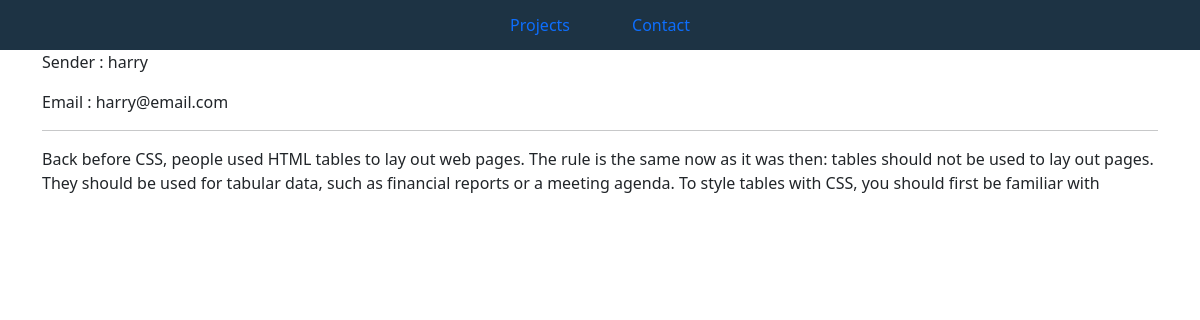
The app's page /message/7f21a07cb8c74b5a9a7a54d26485c571/ with its own data.
### base/models.py (models this page shows, shortened)
class Message(models.Model):
    name = models.CharField(max_length=200, null = True)
    email = models.CharField(max_length=200, null = True)
    subject = models.CharField(max_length=200, null = True)
    body = models.TextField()
    is_read = models.BooleanField(default  =False)
    created = models.DateTimeField(auto_now_add= True)
    id = models.UUIDField(default = uuid.uuid4,
                          unique = True,
                          primary_key  = True,
                          editable = False)

### base/views.py (the view)
# urls.py: path('message/<str:pk>/', views.messagePage, name="message"),
def messagePage(request, pk):
    message = Message.objects.get(id = pk)
    message.is_read = True # this will set the message read to true once the link is selected.
    message.save() # saving the above true condition
    context = { 'message' : message
    }
    return render (request, 'base/message.html', context)

### base/templates/base/message.html
{% extends 'base/main.html' %}
{% load static %}
{% block  content %}
<div class = "container">
    <p> Sender : {{message.name}}</p>
    <p> Email : {{message.email}}</p>
    <hr>
    <p> {{message.body}}</p>
</div>
{% endblock %}

### static/styles/main.css (style rules this page uses)
body { background-color:#808080 ; }

### records on screen
Message: name "harry", email "harry@email.com", body "Back before CSS, people used HTML tables to lay out web pages. The rule is the same now as it was then: tables should not be used to lay out pages. They should be used for tabular data, such as financial reports or a meeting agenda. To style tables with CSS, you should first be familiar with"
